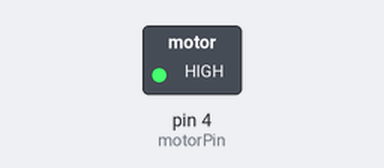
A sketch run on a simulated Arduino Uno, built with avr-gcc and run on an emulated ATmega328P. Shown: switched loads named in the sketch (green lamp = pin HIGH).

Above: at 0.1 s.
Timing chart, 0 to 1.6 s (numbered marks = the images above):
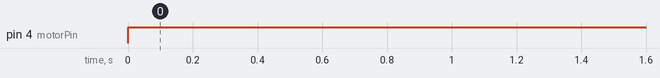

Measured:
- by itself, pin 4 (motorPin): LOW → HIGH at 0.00 s

The sketch:

steady_flow.ino
```cpp
const byte motorPin = 4;

void setup() {
  pinMode(motorPin, OUTPUT);
}

void loop() {
    analogWrite(motorPin, 150);
}
```
